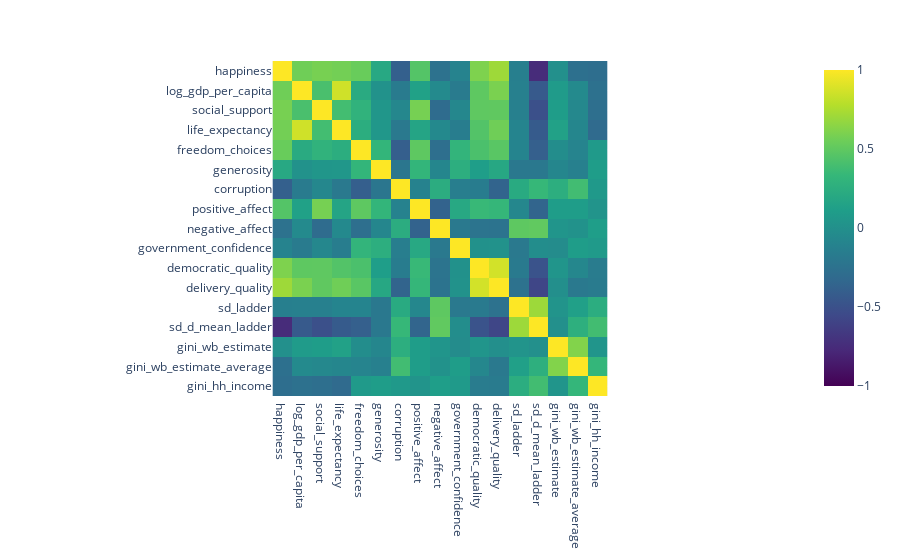

Notebook code cell kept with this figure:
### Markdown cell above
We first calculate a correlation heatmap to provide an overview of the relationships between the variables.

### Code cell
variables = ['happiness', 'log_gdp_per_capita', 'social_support', 
             'life_expectancy', 'freedom_choices', 'generosity', 
             'corruption', 'positive_affect', 'negative_affect', 
             'government_confidence', 'democratic_quality', 'delivery_quality',
             'sd_ladder', 'sd_d_mean_ladder', 'gini_wb_estimate', 
             'gini_wb_estimate_average', 'gini_hh_income']

# Select the relevant columns
df_selected = happiness_clean[variables]

# Calculate the correlation matrix
correlation_matrix = df_selected.corr()

px.imshow(correlation_matrix, 
          color_continuous_scale="Viridis", 
          color_continuous_midpoint=0)

### Figure 1 — Plotly figure (JSON) as saved in the notebook; plotly's stock layout.template omitted (floating-point values rounded to 4 significant figures; data arrays with more than 128 entries replaced by an {"elided": "..."} marker saying what was removed)
{"data": [{"coloraxis": "coloraxis", "hovertemplate": "x: %{x}<br>y: %{y}<br>color: %{z}<extra></extra>", "name": "0", "type": "heatmap", "x": ["happiness", "log_gdp_per_capita", "social_support", "life_expectancy", "freedom_choices", "generosity", "corruption", "positive_affect", "negative_affect", "government_confidence", "democratic_quality", "delivery_quality", "sd_ladder", "sd_d_mean_ladder", "gini_wb_estimate", "gini_wb_estimate_average", "gini_hh_income"], "xaxis": "x", "y": ["happiness", "log_gdp_per_capita", "social_support", "life_expectancy", "freedom_choices", "generosity", "corruption", "positive_affect", "negative_affect", "government_confidence", "democratic_quality", "delivery_quality", "sd_ladder", "sd_d_mean_ladder", "gini_wb_estimate", "gini_wb_estimate_average", "gini_hh_income"], "yaxis": "y", "z": {"elided": "17x17 float values"}}], "layout": {"coloraxis": {"cmid": 0, "colorscale": [[0, "#440154"], [0.1111, "#482878"], [0.2222, "#3e4989"], [0.3333, "#31688e"], [0.4444, "#26828e"], [0.5556, "#1f9e89"], [0.6667, "#35b779"], [0.7778, "#6ece58"], [0.8889, "#b5de2b"], [1, "#fde725"]]}, "margin": {"t": 60}, "xaxis": {"anchor": "y", "constrain": "domain", "domain": [0, 1], "scaleanchor": "y"}, "yaxis": {"anchor": "x", "autorange": "reversed", "constrain": "domain", "domain": [0, 1]}}}
